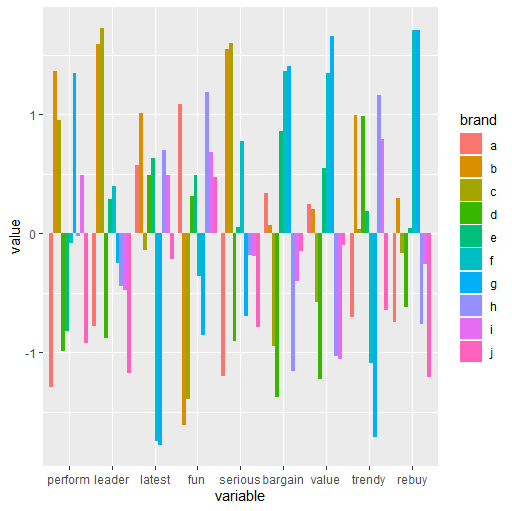

Source code (R):
library(ggplot2)
library(reshape2)

#Loading data
text<-read.csv("https://raw.githubusercontent.com/FahroziFahrozi/Google-Code-In-Task/master/Consumer%20dataset.csv")
head(text)

#Show data properties and summary显示数据性质和摘要
str(text)
summary(text)

#Split and average data reorganization对数据进行拆分和平均值重组
text1<-melt(text,id=c("brand"))
text1<-dcast(text1,brand~variable,mean)
brand<-text1$brand

#Standardize the data对数据进行标准化
text1<-scale(text1[,2:10])

#Conversion data type, add brand column转化数据类型，添加brand列
text1<-as.data.frame(text1)
text1<-cbind(brand,text1)

#Transform data into long format and visualize with bar chart转化数据为长格式，用条形图可视化
text1<-melt(text1,id=c("brand"))
ggplot(data=text3,aes(x=variable,y=value,fill=brand))+
  geom_col(position = position_dodge())
